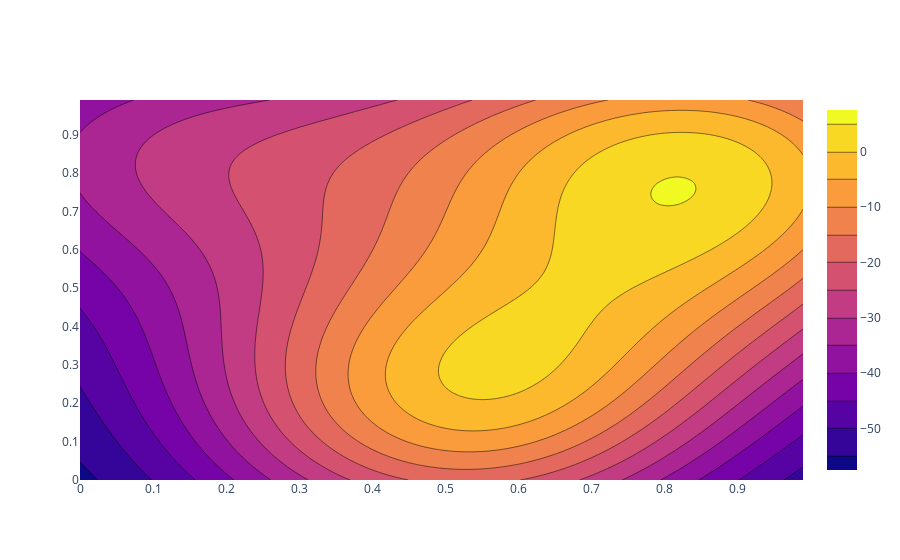

The notebook cell saved with this chart:
### Code cell
fig = go.Figure(data =
    go.Contour(
        z=Z,
        dx=0.01,
        x0=0,
        dy=0.01,
        y0=0,
    ))
fig.show()

### Figure 1 — Plotly figure (JSON) as saved in the notebook; plotly's stock layout.template omitted (floating-point values rounded to 4 significant figures; data arrays with more than 128 entries replaced by an {"elided": "..."} marker saying what was removed)
{"data": [{"dx": 0.01, "dy": 0.01, "type": "contour", "x0": 0, "y0": 0, "z": {"elided": "100x100 float values"}}], "layout": {}}
